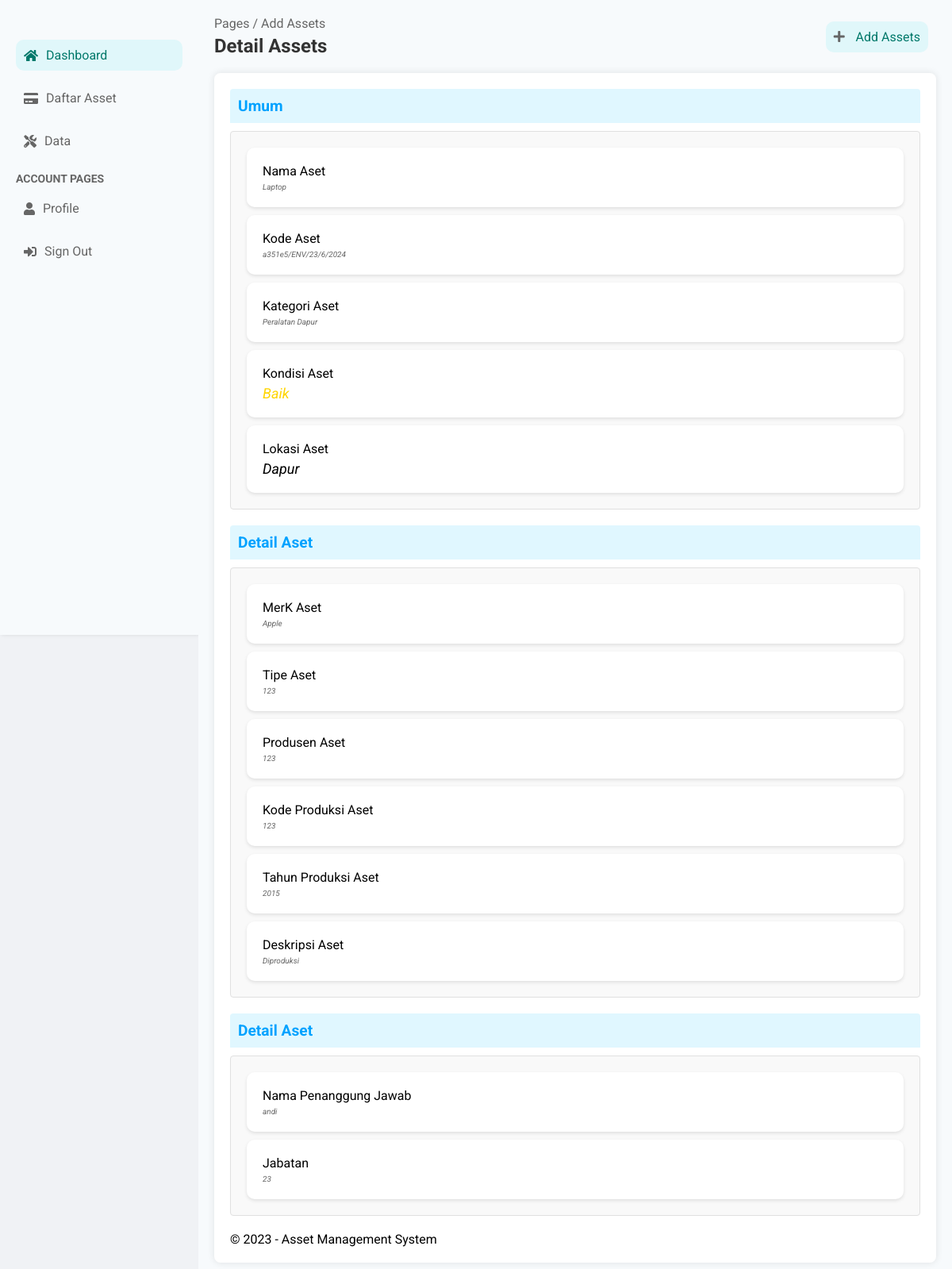
The app's page /asset/scan/20/, older data.
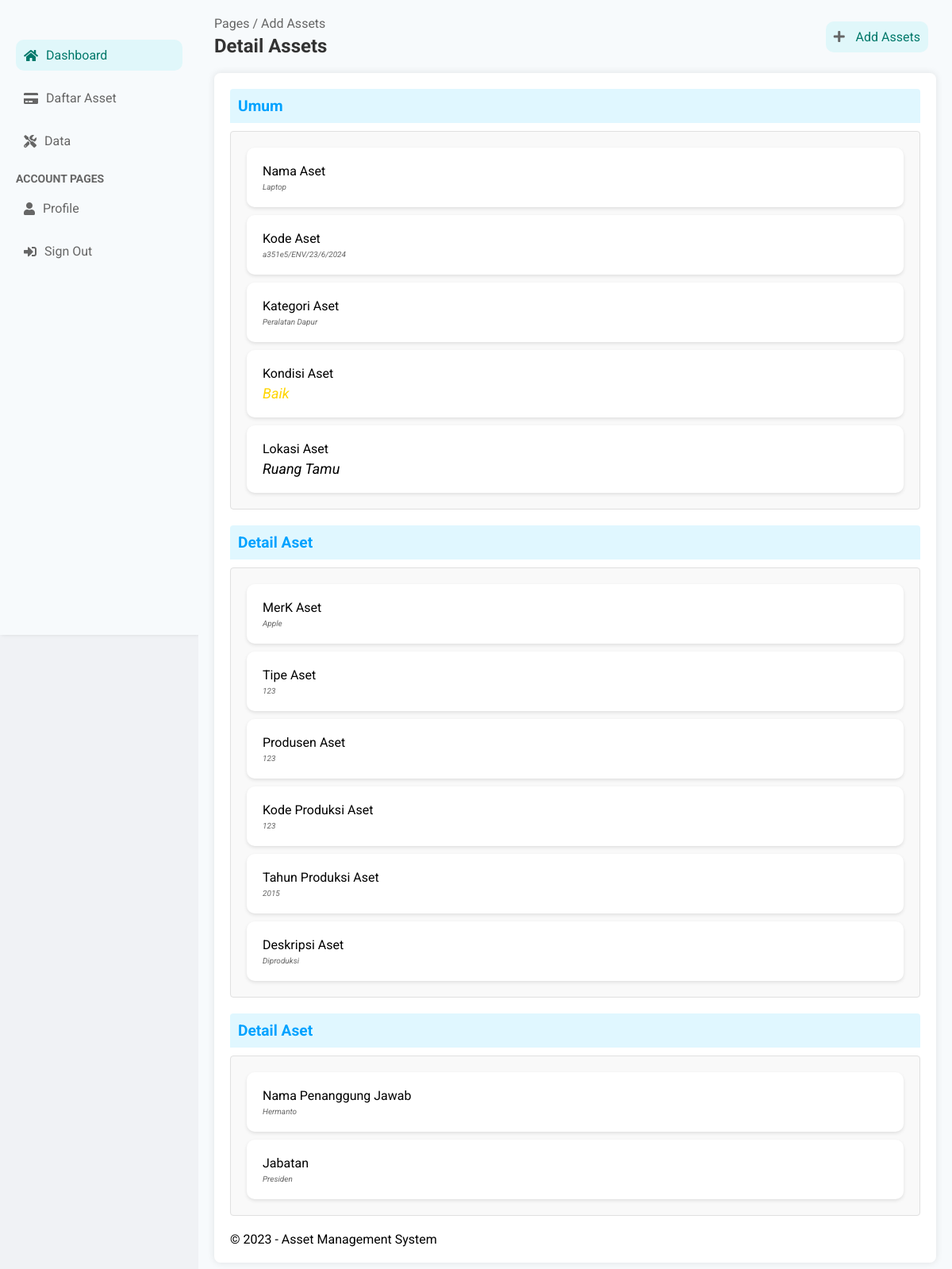
The same page, newer data.
### accounts/models.py (models this page shows, shortened)
class AsetBaru(models.Model):
    nama_aset = models.CharField(max_length=255)
    kode_aset = models.CharField(max_length=50, blank=True, null=True)
    kategori = models.ForeignKey(Kategori, on_delete=models.SET_NULL, null=True, blank=True)
    qr_code = models.ImageField(upload_to='qr_codes', blank=True, null=True)
    kondisi_aset = models.CharField(max_length=12, choices=KONDISI_CHOICES, default='baik')
    posisi_aset = models.ForeignKey(PosisiAsset, on_delete=models.SET_NULL, null=True, blank=True)

class PosisiAsset(models.Model):
    lokasi = models.CharField(max_length=100)

class PenanggungJawab(models.Model):
    aset = models.ForeignKey(AsetBaru, on_delete=models.CASCADE, related_name='penanggung_jawab')
    nama = models.CharField(max_length=255)
    jabatan = models.CharField(max_length=255)

class Kategori(models.Model):
    nama = models.CharField(max_length=100)

### accounts/viewsStaff.py (the view)
# urls.py: path('asset/scan/<int:asset_id>/', viewsStaff.asset_scan_detail, name='asset_scan_detail'),
def asset_scan_detail(request, asset_id):
    asset = get_object_or_404(AsetBaru, id=asset_id)
    detail_aset = DetailAset.objects.filter(aset=asset).first()
    pembelian = Pembelian.objects.filter(aset=asset).first()
    lampiran = Lampiran.objects.filter(aset=asset)
    penanggung_jawab = PenanggungJawab.objects.filter(aset=asset).first()
    harga_total_formatted = ""
    if pembelian:
        harga_total_formatted = "{:,.0f}".format(pembelian.harga_total).replace(',', '.')
    context = {
        'asset': asset,
        'detail_aset': detail_aset,
        'pembelian': pembelian,
        'harga_total_formatted': harga_total_formatted,
        'lampiran': lampiran,
        'penanggung_jawab': penanggung_jawab,
    }
    return render(request, 'dashboard/asset_scan_detail.html', context)

### accounts/context_processors.py (called while the page is built)
def versioned_static(request):
    version = 'v1.44'  # Increment this version number
    return {
        'STATIC_VERSION': version,
    }

### templates/dashboard/asset_scan_detail.html (shortened to what this page needs)
{% extends 'dashboard/base.html' %}
{% block content %}
<nav class="sidebar-nav">
    <ul>
        <li class="active"><a href="{% url 'dashboard_staff' %}"><i class="fas fa-home"></i> Dashboard</a></li>
        <li><a href="{% url 'list_aset' %}"><i class="fas fa-credit-card"></i>Daftar Asset</a></li>
        <li><a href="#"><i class="fas fa-tools"></i> Data</a></li>
    </ul>
    <h3>Account Pages</h3>
    <ul>
        <li><a href="{% url 'profile' %}"><i class="fas fa-user"></i> Profile</a></li>
        <li><a href="{% url 'logout' %}"><i class="fas fa-sign-in-alt"></i> Sign Out</a></li>
    </ul>
</nav>
</aside>
<div class="main-content">
    <header class="main-header">
        <div class="breadcrumb">
            <span>Pages / Add Assets</span>
            <h2>Detail Assets</h2>
        </div>
        <div class="header-right">
            <a href="{% url 'add_assets' %}" class="btn-add"><i class="fas fa-plus"></i> Add Assets</a>
        </div>
    </header>
    <div class="container-ku">
    <div class="form-container">
        <h2>Umum</h2>
    <div class="form-section">
        <div class="form-group">
            <label>Nama Aset</label>
            <p>{{ asset.nama_aset }}</p>
        </div>
        <div class="form-group">
            <label>Kode Aset</label>
            <p>{{ asset.kode_aset }}</p>
        </div>
        <div class="form-group">
            <label>Kategori Aset</label>
            <p> {% if asset.kategori %}
                {{ asset.kategori.nama }}
            {% else %}
                Tidak ada
            {% endif %}</p>
        </div>
        <div class="form-group">
            <label>Kondisi Aset</label>
            <p style="font-size: large; color: rgb(255, 213, 0);">{{ asset.kondisi_aset }}</p>
        </div>
        <div class="form-group">
            <label>Lokasi Aset</label>
            <p style="font-size: large; color: black;"> {% if asset.posisi_aset %}
                {{ asset.posisi_aset.lokasi }}
            {% else %}
                Tidak ada
            {% endif %}</p>
        </div>
    </div>
    <h2>Detail Aset</h2>
    <div class="form-section">
        <div class="form-group">
            <label>MerK Aset</label>
            <p>{{ detail_aset.merk }}</p>
        </div>
        <div class="form-group">
            <label>Tipe Aset</label>
            <p>{{ detail_aset.tipe }}</p>
        </div>
        <div class="form-group">
            <label>Produsen Aset</label>
            <p> {{ detail_aset.produsen }}</p>
        </div>
        <div class="form-group">
            <label>Kode Produksi Aset</label>
            <p>{{ detail_aset.no_seri_kode_produksi }}</p>
        </div>
        <div class="form-group">
            <label>Tahun Produksi Aset</label>
            <p> {{ detail_aset.tahun_produksi }}</p>
        </div>
        <div class="form-group">
            <label>Deskripsi Aset</label>
            <p> {{ detail_aset.deskripsi }}</p>
        </div>
    </div>
    <h2>Detail Aset</h2>
    <div class="form-section">
        <div class="form-group">
            <label>Nama Penanggung Jawab</label>
            <p>{{ penanggung_jawab.nama }}</p>
        </div>
        <div class="form-group">
            <label>Jabatan</label>
            <p> {{ penanggung_jawab.jabatan }}</p>
        </div>
    </div>
    <div class="footer">
        &copy; 2023 - Asset Management System
    </div>
    {% endblock %}

Row changes from the older to the newer data that the page shows:
changed AsetBaru "Baik": posisi_aset.lokasi "Dapur" → "Ruang Tamu"
changed PenanggungJawab: nama "andi" → "Hermanto"; jabatan "23" → "Presiden"
